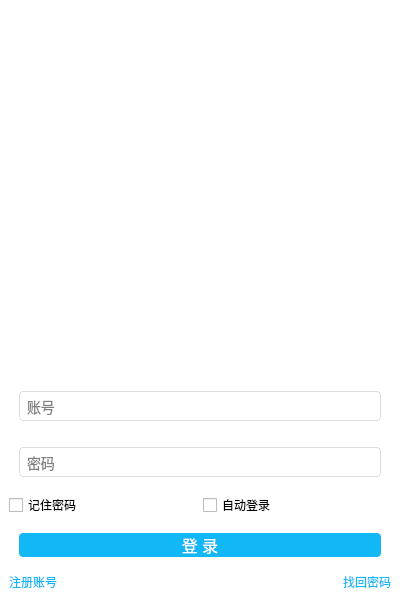
<?xml version="1.0" encoding="UTF-8"?>
<ui version="4.0">
 <class>LoginWindow</class>
 <widget class="QMainWindow" name="LoginWindow">
  <property name="geometry">
   <rect>
    <x>0</x>
    <y>0</y>
    <width>400</width>
    <height>600</height>
   </rect>
  </property>
  <property name="windowTitle">
   <string>端到端聊天登录</string>
  </property>
  <property name="styleSheet">
   <string notr="true">QMainWindow {
    background-color: white;
}</string>
  </property>
  <widget class="QWidget" name="centralwidget">
   <layout class="QVBoxLayout" name="verticalLayout">
    <item>
     <widget class="QLabel" name="backgroundLabel">
      <property name="minimumSize">
       <size>
        <width>0</width>
        <height>200</height>
       </size>
      </property>
   <property name="styleSheet">
   <string notr="true">QLabel {
    background-image: url(:/static/login_background.jpg);
    background-position: center;
    background-repeat: no-repeat;
   }</string>
</property>
     </widget>
    </item>
    <item>
     <layout class="QVBoxLayout" name="loginLayout">
      <item alignment="Qt::AlignHCenter">
       <widget class="QLabel" name="avatarLabel">
        <property name="minimumSize">
         <size>
          <width>100</width>
          <height>100</height>
         </size>
        </property>
        <property name="maximumSize">
         <size>
          <width>100</width>
          <height>100</height>
         </size>
        </property>
        <property name="styleSheet">
         <string notr="true">QLabel {
    border-radius: 50px;
    background-color: white;
}</string>
        </property>
       </widget>
      </item>
      <item>
       <widget class="QLineEdit" name="usernameEdit">
        <property name="minimumSize">
         <size>
          <width>0</width>
          <height>40</height>
         </size>
        </property>
        <property name="styleSheet">
         <string notr="true">QLineEdit {
    border: 1px solid #DDDDDD;
    border-radius: 4px;
    padding: 5px;
    font-size: 14px;
    margin: 10px;
}</string>
        </property>
        <property name="placeholderText">
         <string>账号</string>
        </property>
       </widget>
      </item>
      <item>
       <widget class="QLineEdit" name="passwordEdit">
        <property name="minimumSize">
         <size>
          <width>0</width>
          <height>40</height>
         </size>
        </property>
        <property name="styleSheet">
         <string notr="true">QLineEdit {
    border: 1px solid #DDDDDD;
    border-radius: 4px;
    padding: 5px;
    font-size: 14px;
    margin: 10px;
}</string>
        </property>
        <property name="echoMode">
         <enum>QLineEdit::Password</enum>
        </property>
        <property name="placeholderText">
         <string>密码</string>
        </property>
       </widget>
      </item>
      <item>
       <layout class="QHBoxLayout" name="checkboxLayout">
        <item>
         <widget class="QCheckBox" name="rememberPwdCheck">
          <property name="text">
           <string>记住密码</string>
          </property>
         </widget>
        </item>
        <item>
         <widget class="QCheckBox" name="autoLoginCheck">
          <property name="text">
           <string>自动登录</string>
          </property>
         </widget>
        </item>
       </layout>
      </item>
      <item>
       <widget class="QPushButton" name="loginButton">
        <property name="minimumSize">
         <size>
          <width>0</width>
          <height>40</height>
         </size>
        </property>
        <property name="styleSheet">
         <string notr="true">QPushButton {
    background-color: #12B7F5;
    color: white;
    border: none;
    border-radius: 4px;
    font-size: 16px;
    margin: 10px;
}
QPushButton:hover {
    background-color: #0EA2E4;
}
QPushButton:pressed {
    background-color: #0B96D9;
}</string>
        </property>
        <property name="text">
         <string>登 录</string>
        </property>
       </widget>
      </item>
      <item>
       <layout class="QHBoxLayout" name="linksLayout">
        <item>
         <widget class="QLabel" name="registerLink">
          <property name="styleSheet">
           <string notr="true">QLabel {
    color: #12B7F5;
}</string>
          </property>
          <property name="text">
           <string>注册账号</string>
          </property>
         </widget>
        </item>
        <item>
         <widget class="QLabel" name="forgotPwdLink">
          <property name="styleSheet">
           <string notr="true">QLabel {
    color: #12B7F5;
}</string>
          </property>
          <property name="text">
           <string>找回密码</string>
          </property>
          <property name="alignment">
           <set>Qt::AlignRight|Qt::AlignTrailing|Qt::AlignVCenter</set>
          </property>
         </widget>
        </item>
       </layout>
      </item>
     </layout>
    </item>
   </layout>
  </widget>
 </widget>
 <resources/>
 <connections/>
</ui>
